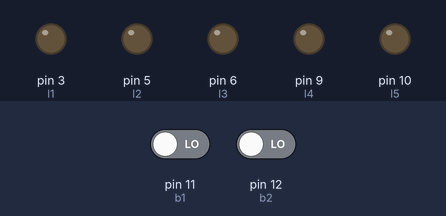
The sketch below on a simulated Arduino Uno, built with avr-gcc and run on an emulated ATmega328P. Shown: output pins drawn as LEDs (lit = HIGH). Dashed ring = blinking. The test bench sets the inputs (shaded band); at power-on: pin 11 (b1) LOW, pin 12 (b2) LOW.

Above: at 1.2 s.
1.3 s: pin 11 (b1) driven HIGH
At 3.3 s:
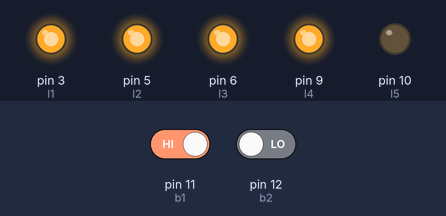
4.3 s: pin 11 (b1) driven LOW
At 5.7 s:
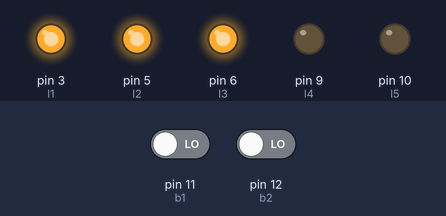
7.3 s: pin 12 (b2) driven HIGH
At 8.55 s:
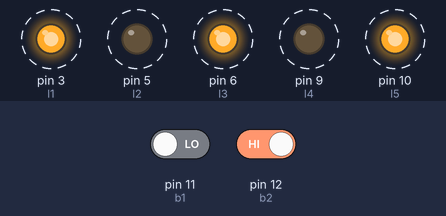
10.3 s: pin 12 (b2) driven LOW
At 10.95 s:
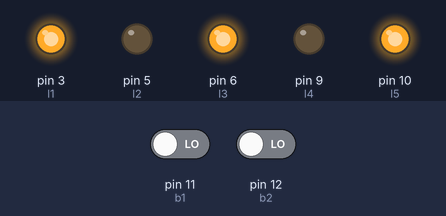
Timing chart, 0 to 13.0 s (numbered marks = the images above; inputs shaded):
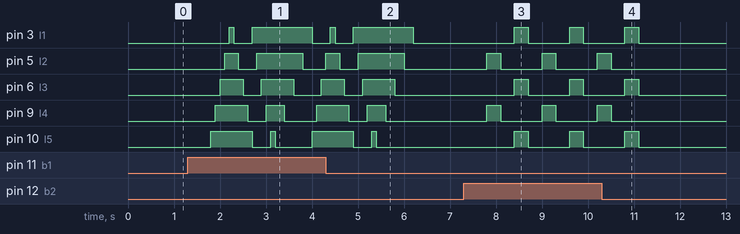

The sketch:

try_Midterm_Exam.ino
```cpp
// C++ code

int b1 = 11;
int b2 = 12;

int l1 = 3;
int l2 = 5;
int l3 = 6;
int l4 = 9;
int l5 = 10;

int debounceDelay = 500;
int lastStateB1   = LOW;
int currentStateB1;
int lastStateB2 = LOW;
int currentStateB2;

unsigned long lastDebounceTime = 0;
unsigned long lastDebounceTime2 = 0;


void setup(){
  pinMode(b1, INPUT);
  pinMode(b2, INPUT);

  pinMode(l1, OUTPUT);
  pinMode(l2, OUTPUT);
  pinMode(l3, OUTPUT);
  pinMode(l4, OUTPUT);
  pinMode(l5, OUTPUT);
}

void loop(){
 currentStateB1 = digitalRead(b1);
 currentStateB2 = digitalRead(b2);
  //b1 debounce
  //read the time when button is pressed
  if (currentStateB1 != lastStateB1){
    lastDebounceTime = millis();  //gets the program is running while being pressed

  }

  if ((millis() - lastDebounceTime) > debounceDelay) {
    if( currentStateB1 == HIGH){

        // on  r to l
        digitalWrite(l5, HIGH);
        delay(100);
        digitalWrite(l4, HIGH);
        delay(100);
        digitalWrite(l3, HIGH);
        delay(100);
        digitalWrite(l2, HIGH);
        delay(100);
        digitalWrite(l1, HIGH);
        delay(100);

        //off r to l

        digitalWrite(l1, LOW);
        delay(100);
        digitalWrite(l2, LOW);
        delay(100);
        digitalWrite(l3, LOW);
        delay(100);
        digitalWrite(l4, LOW);
        delay(100);
        digitalWrite(l5, LOW);

      //on  l to r
        digitalWrite(l1, HIGH);
        delay(100);
        digitalWrite(l2, HIGH);
        delay(100);
        digitalWrite(l3, HIGH);
        delay(100);
        digitalWrite(l4, HIGH);
        delay(100);
        digitalWrite(l5, HIGH);
        delay(100);

        //off l to r

        digitalWrite(l5, LOW);
        delay(200);
        digitalWrite(l4, LOW);
        delay(200);
        digitalWrite(l3, LOW);
        delay(200);
        digitalWrite(l2, LOW);
        delay(200);
        digitalWrite(l1, LOW);


    }
  }
  //b2 debounce
  //b2 debounce
  if (currentStateB2 != lastStateB2){
   lastDebounceTime2 = millis();
  }
  if ((millis() - lastDebounceTime2) > debounceDelay) {
    if( currentStateB2 == HIGH){
     //intersecting LEDs 0.5 sec interval
      // odd
        digitalWrite(l2, HIGH);
        digitalWrite(l4, HIGH);
        delay(300);
        digitalWrite(l2, LOW);
        digitalWrite(l4, LOW);
        delay(300);
        // even
        digitalWrite(l1, HIGH);
        digitalWrite(l3, HIGH);
        digitalWrite(l5, HIGH);
        delay(300);
        digitalWrite(l1, LOW);
        digitalWrite(l5, LOW);
        digitalWrite(l3, LOW);
        delay(300);


    }
  }

  lastStateB1 = currentStateB1;
  lastStateB2 = currentStateB2;
}
```

Measured:
- after the input at 1.3 s, pin 3 (l1): LOW → HIGH after 0.90 s, → LOW 0.10 s later, → HIGH 0.40 s later, → LOW 1.3 s later; pin 5 (l2): LOW → HIGH after 0.80 s, → LOW 0.30 s later, → HIGH 0.40 s later, → LOW 1.0 s later
- after the input at 4.3 s, pin 3 (l1): goes on until 6.2 s, then stays LOW; pin 5 (l2): goes on until 6.0 s, then stays LOW; pin 6 (l3): goes on until 5.8 s, then stays LOW; pin 9 (l4): goes on until 5.6 s, then stays LOW; pin 10 (l5): goes on until 5.4 s, then stays LOW
- after the input at 7.3 s, pin 3 (l1), pin 6 (l3), pin 10 (l5): alternates HIGH for 0.30 s and LOW for 0.90 s, starting after 1.1 s; pin 5 (l2), pin 9 (l4): alternates HIGH for 0.30 s and LOW for 0.90 s, starting after 0.50 s
- after the input at 10.3 s, pin 3 (l1), pin 6 (l3), pin 10 (l5): goes on until 11.1 s, then stays LOW; pin 5 (l2), pin 9 (l4): goes on until 10.5 s, then stays LOW
